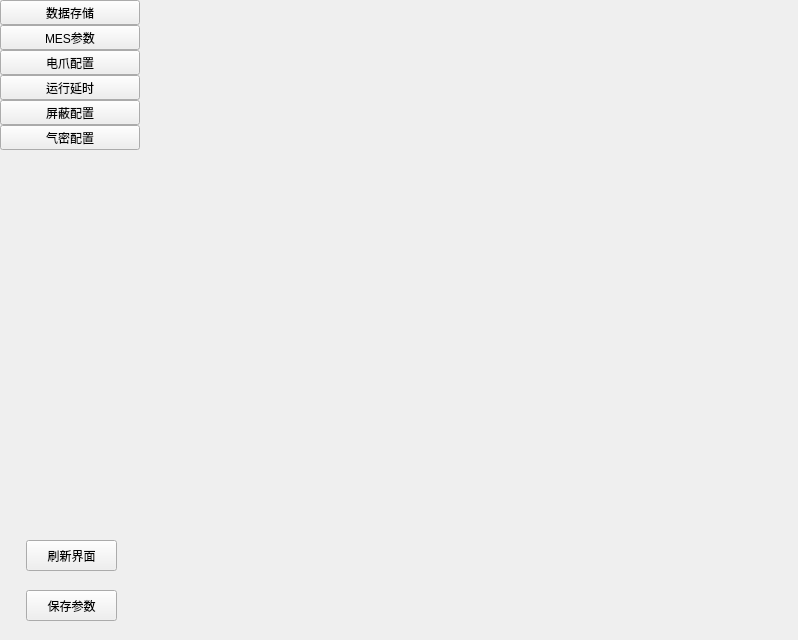
<?xml version="1.0" encoding="UTF-8"?>
<ui version="4.0">
 <class>WidgetSystemSet</class>
 <widget class="QWidget" name="WidgetSystemSet">
  <property name="geometry">
   <rect>
    <x>0</x>
    <y>0</y>
    <width>798</width>
    <height>640</height>
   </rect>
  </property>
  <property name="windowTitle">
   <string>Form</string>
  </property>
  <layout class="QHBoxLayout" name="horizontalLayout">
   <property name="leftMargin">
    <number>0</number>
   </property>
   <property name="topMargin">
    <number>0</number>
   </property>
   <property name="rightMargin">
    <number>0</number>
   </property>
   <property name="bottomMargin">
    <number>0</number>
   </property>
   <item>
    <widget class="QWidget" name="widgetLeftBar" native="true">
     <property name="maximumSize">
      <size>
       <width>140</width>
       <height>16777215</height>
      </size>
     </property>
     <layout class="QVBoxLayout" name="verticalLayout_2">
      <property name="spacing">
       <number>0</number>
      </property>
      <property name="leftMargin">
       <number>0</number>
      </property>
      <property name="topMargin">
       <number>0</number>
      </property>
      <property name="rightMargin">
       <number>0</number>
      </property>
      <property name="bottomMargin">
       <number>0</number>
      </property>
      <item>
       <widget class="QToolButton" name="tbtnDataSave_1">
        <property name="sizePolicy">
         <sizepolicy hsizetype="Expanding" vsizetype="Fixed">
          <horstretch>0</horstretch>
          <verstretch>0</verstretch>
         </sizepolicy>
        </property>
        <property name="text">
         <string>数据存储</string>
        </property>
       </widget>
      </item>
      <item>
       <widget class="QToolButton" name="tbtnMesParam_2">
        <property name="sizePolicy">
         <sizepolicy hsizetype="Expanding" vsizetype="Fixed">
          <horstretch>0</horstretch>
          <verstretch>0</verstretch>
         </sizepolicy>
        </property>
        <property name="text">
         <string>MES参数</string>
        </property>
       </widget>
      </item>
      <item>
       <widget class="QToolButton" name="tbtnElectricGripperParam_3">
        <property name="sizePolicy">
         <sizepolicy hsizetype="Expanding" vsizetype="Fixed">
          <horstretch>0</horstretch>
          <verstretch>0</verstretch>
         </sizepolicy>
        </property>
        <property name="text">
         <string>电爪配置</string>
        </property>
       </widget>
      </item>
      <item>
       <widget class="QToolButton" name="tbtnPlcDelay_4">
        <property name="sizePolicy">
         <sizepolicy hsizetype="Expanding" vsizetype="Fixed">
          <horstretch>0</horstretch>
          <verstretch>0</verstretch>
         </sizepolicy>
        </property>
        <property name="text">
         <string>运行延时</string>
        </property>
       </widget>
      </item>
      <item>
       <widget class="QToolButton" name="tbtnShield_5">
        <property name="sizePolicy">
         <sizepolicy hsizetype="Expanding" vsizetype="Fixed">
          <horstretch>0</horstretch>
          <verstretch>0</verstretch>
         </sizepolicy>
        </property>
        <property name="text">
         <string>屏蔽配置</string>
        </property>
       </widget>
      </item>
      <item>
       <widget class="QToolButton" name="tbtnAritight_6">
        <property name="sizePolicy">
         <sizepolicy hsizetype="Expanding" vsizetype="Fixed">
          <horstretch>0</horstretch>
          <verstretch>0</verstretch>
         </sizepolicy>
        </property>
        <property name="text">
         <string>气密配置</string>
        </property>
       </widget>
      </item>
      <item>
       <spacer name="verticalSpacer_2">
        <property name="orientation">
         <enum>Qt::Vertical</enum>
        </property>
        <property name="sizeHint" stdset="0">
         <size>
          <width>20</width>
          <height>471</height>
         </size>
        </property>
       </spacer>
      </item>
      <item>
       <widget class="QWidget" name="widget_Param" native="true">
        <property name="sizePolicy">
         <sizepolicy hsizetype="Preferred" vsizetype="Fixed">
          <horstretch>0</horstretch>
          <verstretch>0</verstretch>
         </sizepolicy>
        </property>
        <property name="minimumSize">
         <size>
          <width>0</width>
          <height>110</height>
         </size>
        </property>
        <widget class="QPushButton" name="btnUpdateUI">
         <property name="geometry">
          <rect>
           <x>26</x>
           <y>10</y>
           <width>91</width>
           <height>31</height>
          </rect>
         </property>
         <property name="text">
          <string>刷新界面</string>
         </property>
        </widget>
        <widget class="QPushButton" name="btnSaveParam">
         <property name="geometry">
          <rect>
           <x>26</x>
           <y>60</y>
           <width>91</width>
           <height>31</height>
          </rect>
         </property>
         <property name="text">
          <string>保存参数</string>
         </property>
        </widget>
       </widget>
      </item>
     </layout>
    </widget>
   </item>
   <item>
    <widget class="QWidget" name="widgetFunc" native="true">
     <layout class="QVBoxLayout" name="verticalLayout_3">
      <property name="leftMargin">
       <number>0</number>
      </property>
      <property name="topMargin">
       <number>0</number>
      </property>
      <property name="rightMargin">
       <number>0</number>
      </property>
      <property name="bottomMargin">
       <number>0</number>
      </property>
      <item>
       <layout class="QVBoxLayout" name="verticalLayout">
        <item>
         <widget class="QStackedWidget" name="stackedWidget">
          <property name="sizePolicy">
           <sizepolicy hsizetype="Expanding" vsizetype="Expanding">
            <horstretch>0</horstretch>
            <verstretch>0</verstretch>
           </sizepolicy>
          </property>
         </widget>
        </item>
        <item>
         <widget class="WidgetLog" name="widget_Log" native="true">
          <property name="minimumSize">
           <size>
            <width>0</width>
            <height>190</height>
           </size>
          </property>
          <property name="maximumSize">
           <size>
            <width>16777215</width>
            <height>190</height>
           </size>
          </property>
          <property name="styleSheet">
           <string notr="true"/>
          </property>
         </widget>
        </item>
       </layout>
      </item>
     </layout>
    </widget>
   </item>
  </layout>
 </widget>
 <customwidgets>
  <customwidget>
   <class>WidgetLog</class>
   <extends>QWidget</extends>
   <header>../Common/WidgetLog.h</header>
   <container>1</container>
  </customwidget>
 </customwidgets>
 <resources/>
 <connections/>
</ui>
